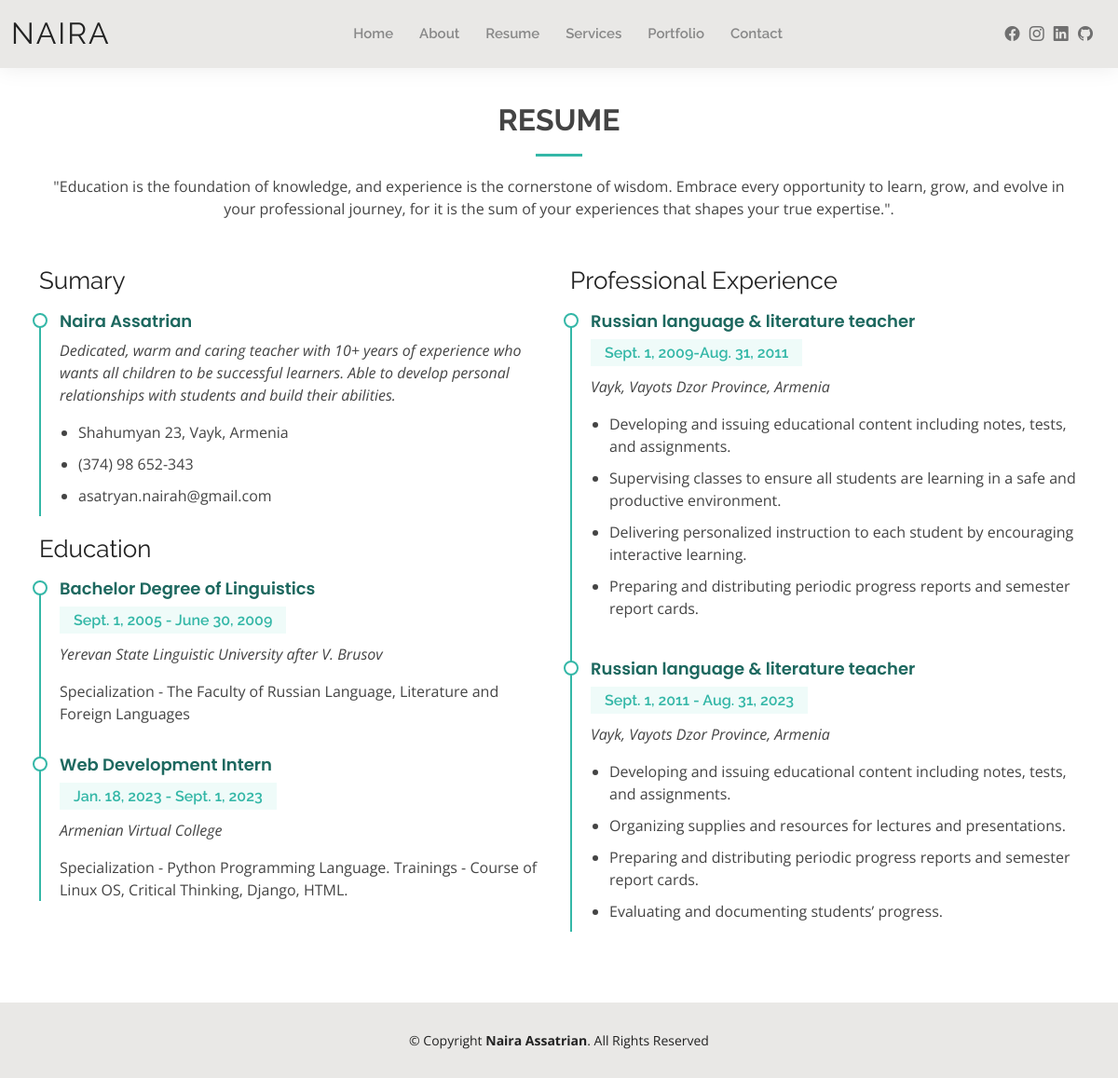
Screenshot of /resume/ with the database file from the repository.
### resume/models.py (models this page shows)
class Education(models.Model):
    university_name = models.TextField()
    start_date = models.DateField()
    end_date = models.DateField()
    grade = models.TextField(max_length=30, blank=True, null=True)
    created_on = models.DateTimeField(auto_now=True)

class Experience(models.Model):
    job_position = models.TextField()
    start_date = models.DateField()
    end_date = models.DateField()
    is_current = models.BooleanField()
    address = models.TextField()
    job_description = models.TextField()
    company_name = models.TextField()

### resume/views.py (the view)
# urls.py: path("", include("resume.urls")),
def resume(request):
    experiences = Experience.objects.all()
    educations = Education.objects.all()
    data3 = {
        "experiences": experiences,
        "educations": educations
    }
    return render(request, "resume.html", context=data3)

### resume/templates/resume.html
{% extends "base.html" %} {% load static %} {% block bodycontent %}
  <main id="main">
    <section id="resume" class="resume">
      <div class="container" data-aos="fade-up">
        <div class="section-title">
          <h2>Resume</h2>
          <p>"Education is the foundation of knowledge, and experience is the cornerstone of wisdom. Embrace every opportunity to learn, grow, and evolve in your professional journey, for it is the sum of your experiences that shapes your true expertise.".</p>
        </div>
        <div class="row">
          <div class="col-lg-6">
            <h3 class="resume-title">Sumary</h3>
            <div class="resume-item pb-0">
              <h4>Naira Assatrian</h4>
              <p><em>Dedicated, warm and caring teacher with 10+ years of experience who wants all children to be successful learners. Able to develop personal relationships with students and build their abilities.</em></p>
              <p>
              <ul>
                <li>Shahumyan 23, Vayk, Armenia</li>
                <li>(374) 98 652-343</li>
                <li>asatryan.nairah@gmail.com</li>
              </ul>
              </p>
            </div>
            <h3 class="resume-title">Education</h3>
            <div class="resume-item">
              <h4>{{educations.0.grade}}</h4>
              <h5>{{educations.0.start_date}} - {{educations.0.end_date}}</h5>
              <p><em>{{educations.0.university_name}}</em></p>
              <p>Specialization - The Faculty of Russian Language, Literature and Foreign Languages</p>
            </div>
            <div class="resume-item">
              <h4>{{educations.1.grade}}</h4>
              <h5>{{educations.1.start_date}} - {{educations.1.end_date}}</h5>
              <p><em>{{educations.1.university_name}}</em></p>
              <p>Specialization - Python Programming Language. Trainings - Course of Linux OS, Critical Thinking, Django, HTML.</p>
            </div>
          </div>
          <div class="col-lg-6">
            <h3 class="resume-title">Professional Experience</h3>
            <div class="resume-item">
                <h4>{{experiences.0.job_position}}</h4>
                <h5>{{experiences.0.start_date}}-{{experiences.0.end_date}}</h5>
                <p><em>{{experiences.0.address}} </em></p>
              <p>
                <ul>
                  <li>Developing and issuing educational content including notes, tests, and assignments.</li>
                  <li>Supervising classes to ensure all students are learning in a safe and productive environment.</li>
                  <li>Delivering personalized instruction to each student by encouraging interactive learning.</li>
                  <li>Preparing and distributing periodic progress reports and semester report cards.</li>
                </ul>
              </p>
            </div>
            <div class="resume-item">
              <h4>{{experiences.1.job_position}}</h4>
              <h5>{{experiences.1.start_date}} - {{experiences.1.end_date}}</h5>
              <p><em>{{experiences.1.address}}</em></p>
              <p>
              <ul>
                <li>Developing and issuing educational content including notes, tests, and assignments.</li>
                <li>Organizing supplies and resources for lectures and presentations.</li>
                <li>Preparing and distributing periodic progress reports and semester report cards.</li>
                <li>Evaluating and documenting students’ progress.</li>
              </ul>
              </p>
            </div>
          </div>
        </div>
      </div>
    </section>
  </main>
{% endblock %}

### resume/static/assets/css/style.css (style rules this page uses)
body { font-family: "Open Sans", sans-serif; color: #444444; }
h1, h2, h3, h4, h5, h6 { font-family: "Raleway", sans-serif; }
#main { margin-top: 50px; }
section { padding: 60px 0; }
.section-title { text-align: center; padding-bottom: 30px; }
.section-title h2 { font-size: 32px; font-weight: bold; text-transform: uppercase; margin-bottom: 20px; padding-bottom: 20px; position: relative; }
.section-title h2::after { content: ""; position: absolute; display: block; width: 50px; height: 3px; background: #34b7a7; bottom: 0; left: calc(50% - 25px); }
.section-title p { margin-bottom: 0; }
.resume .resume-title { font-size: 26px; font-weight: 400; margin-top: 20px; margin-bottom: 20px; color: #222222; }
.resume .resume-item { padding: 0 0 20px 20px; margin-top: -2px; border-left: 2px solid #34b7a7; position: relative; }
.resume .resume-item h4 { line-height: 18px; font-size: 18px; font-weight: 600; font-family: "Poppins", sans-serif; color: #1d685f; margin-bottom: 10px; }
.resume .resume-item h5 { font-size: 16px; background: #effbf9; padding: 5px 15px; display: inline-block; font-weight: 600; margin-bottom: 10px; color: #34b7a7; }
.resume .resume-item ul { padding-left: 20px; }
.resume .resume-item ul li { padding-bottom: 10px; }
.resume .resume-item:last-child { padding-bottom: 0; }
.resume .resume-item::before { content: ""; position: absolute; width: 16px; height: 16px; border-radius: 50px; left: -9px; top: 0; background: #fff; border: 2px solid #34b7a7; }

### rows the page displays
Education: grade "Bachelor Degree of Linguistics", start_date "Sept. 1, 2005", end_date "June 30, 2009", university_name "Yerevan State Linguistic University after V. Brusov"
Education: grade "Web Development Intern", start_date "Jan. 18, 2023", end_date "Sept. 1, 2023", university_name "Armenian Virtual College"
Experience: job_position "Russian language & literature teacher", start_date "Sept. 1, 2009", end_date "Aug. 31, 2011", address "Vayk, Vayots Dzor Province, Armenia"
Experience: job_position "Russian language & literature teacher", start_date "Sept. 1, 2011", end_date "Aug. 31, 2023", address "Vayk, Vayots Dzor Province, Armenia"
